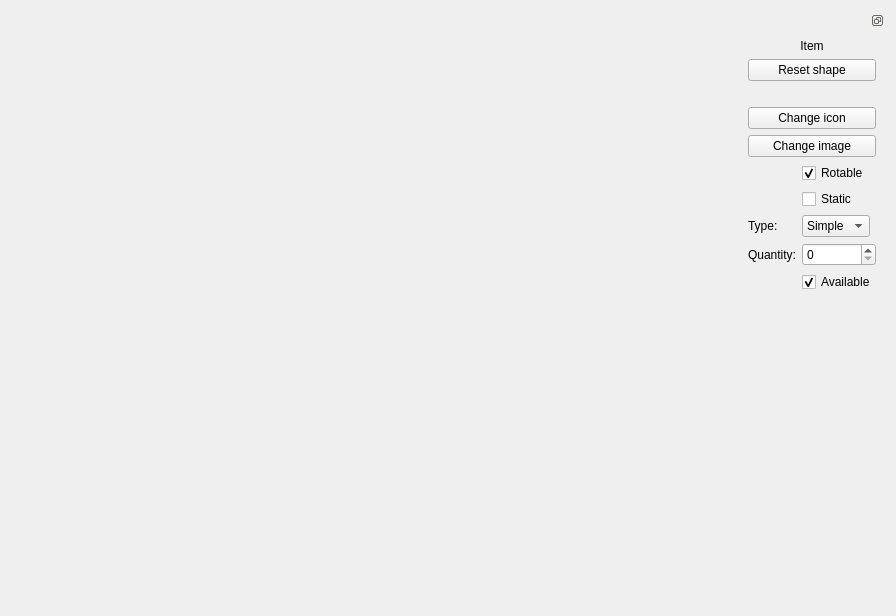
<?xml version="1.0" encoding="UTF-8"?>
<ui version="4.0">
 <class>ItemEditor</class>
 <widget class="QWidget" name="ItemEditor">
  <property name="geometry">
   <rect>
    <x>0</x>
    <y>0</y>
    <width>896</width>
    <height>616</height>
   </rect>
  </property>
  <property name="windowTitle">
   <string>Form</string>
  </property>
  <layout class="QHBoxLayout" name="horizontalLayout">
   <item>
    <widget class="QWidget" name="widget" native="true">
     <property name="sizePolicy">
      <sizepolicy hsizetype="Expanding" vsizetype="Preferred">
       <horstretch>0</horstretch>
       <verstretch>0</verstretch>
      </sizepolicy>
     </property>
    </widget>
   </item>
   <item>
    <widget class="QDockWidget" name="dockWidget">
     <property name="sizePolicy">
      <sizepolicy hsizetype="Maximum" vsizetype="Preferred">
       <horstretch>0</horstretch>
       <verstretch>0</verstretch>
      </sizepolicy>
     </property>
     <property name="features">
      <set>QDockWidget::DockWidgetFloatable|QDockWidget::DockWidgetMovable</set>
     </property>
     <widget class="QWidget" name="dockWidgetContents">
      <layout class="QVBoxLayout" name="verticalLayout">
       <item>
        <widget class="QLabel" name="name">
         <property name="text">
          <string>Item</string>
         </property>
         <property name="alignment">
          <set>Qt::AlignCenter</set>
         </property>
        </widget>
       </item>
       <item>
        <widget class="QPushButton" name="resetShapeButton">
         <property name="text">
          <string>Reset shape</string>
         </property>
        </widget>
       </item>
       <item>
        <widget class="QLabel" name="itemIcon">
         <property name="text">
          <string/>
         </property>
         <property name="pixmap">
          <pixmap resource="leveleditor.qrc">:/imgs/resources/imgs/noicon.png</pixmap>
         </property>
         <property name="alignment">
          <set>Qt::AlignCenter</set>
         </property>
        </widget>
       </item>
       <item>
        <widget class="QPushButton" name="changeIconButton">
         <property name="text">
          <string>Change icon</string>
         </property>
        </widget>
       </item>
       <item>
        <widget class="QPushButton" name="changeSpriteButton">
         <property name="text">
          <string>Change image</string>
         </property>
        </widget>
       </item>
       <item>
        <layout class="QFormLayout" name="formLayout">
         <property name="fieldGrowthPolicy">
          <enum>QFormLayout::ExpandingFieldsGrow</enum>
         </property>
         <item row="1" column="1">
          <widget class="QCheckBox" name="rotableBox">
           <property name="text">
            <string>Rotable</string>
           </property>
           <property name="checked">
            <bool>true</bool>
           </property>
           <property name="tristate">
            <bool>false</bool>
           </property>
          </widget>
         </item>
         <item row="2" column="1">
          <widget class="QCheckBox" name="staticBox">
           <property name="text">
            <string>Static</string>
           </property>
          </widget>
         </item>
         <item row="3" column="0">
          <widget class="QLabel" name="label_2">
           <property name="text">
            <string>Type:</string>
           </property>
          </widget>
         </item>
         <item row="3" column="1">
          <widget class="QComboBox" name="typeBox">
           <item>
            <property name="text">
             <string>Simple</string>
            </property>
           </item>
           <item>
            <property name="text">
             <string>Area</string>
            </property>
           </item>
           <item>
            <property name="text">
             <string>Spring</string>
            </property>
           </item>
           <item>
            <property name="text">
             <string>Pin</string>
            </property>
           </item>
           <item>
            <property name="text">
             <string>Glue</string>
            </property>
           </item>
          </widget>
         </item>
         <item row="4" column="0">
          <widget class="QLabel" name="label_3">
           <property name="text">
            <string>Quantity:</string>
           </property>
          </widget>
         </item>
         <item row="4" column="1">
          <widget class="QSpinBox" name="quantityBox">
           <property name="sizePolicy">
            <sizepolicy hsizetype="MinimumExpanding" vsizetype="Fixed">
             <horstretch>0</horstretch>
             <verstretch>0</verstretch>
            </sizepolicy>
           </property>
          </widget>
         </item>
         <item row="5" column="1">
          <widget class="QCheckBox" name="availableBox">
           <property name="text">
            <string>Available</string>
           </property>
           <property name="checked">
            <bool>true</bool>
           </property>
           <property name="tristate">
            <bool>false</bool>
           </property>
          </widget>
         </item>
        </layout>
       </item>
       <item>
        <spacer name="verticalSpacer">
         <property name="orientation">
          <enum>Qt::Vertical</enum>
         </property>
         <property name="sizeHint" stdset="0">
          <size>
           <width>20</width>
           <height>40</height>
          </size>
         </property>
        </spacer>
       </item>
      </layout>
     </widget>
    </widget>
   </item>
  </layout>
 </widget>
 <resources>
  <include location="leveleditor.qrc"/>
 </resources>
 <connections/>
</ui>
